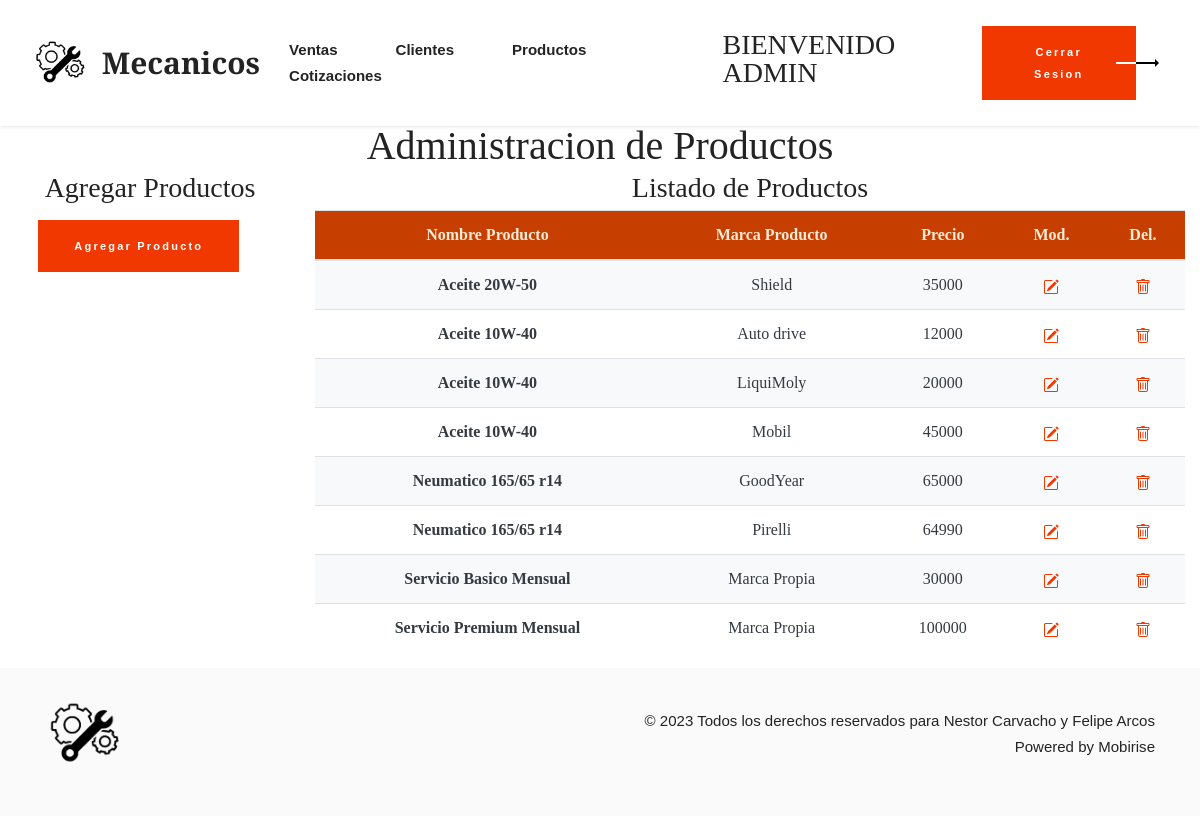
Page /vistaAdminProductos/ (signed in) on the committed database.
### mecanicosDuoc/models.py (models this page shows, shortened)
class Producto(models.Model):
    id_producto = models.AutoField(primary_key=True,
                                     verbose_name='id producto')
    nombreProducto = models.CharField(max_length=80,
                              verbose_name='Nombre Producto')
    marcaProducto = models.CharField(max_length=80,
                              verbose_name='Marca Producto')
    Precio = models.IntegerField(verbose_name='Precio')
    foto = models.ImageField(upload_to='core/img/', default='core/img/logobueno.png')
    favorito = models.BooleanField(default=False)

### mecanicosDuoc/views.py (the view)
# urls.py: path("vistaAdminProductos/", vistaAdminProductos, name="vistaAdminProductos"),
@login_required
@permission_required('auth.view_user')
def vistaAdminProductos(request):
    productos = Producto.objects.all()
    datos = {
        'productos': productos
    }
    return render(request, 'core/vistaAdminProductos.html', {**datos})

### mecanicosDuoc/Context_proceso.py (called while the page is built)
def total_carrito(request):
    total = 0
    if request.user.is_authenticated:
        if "carrito" in request.session.keys():
            for key, value in request.session["carrito"].items():
                total += int(value["Precio"])*int(value["Cantidad"])
    return {"total_carrito": total}

### mecanicosDuoc/templates/core/vistaAdminProductos.html (shortened to what this page needs)
{% load static %}
<!DOCTYPE html>
<html class="desktop mbr-site-loaded">
<head>
	<link rel="stylesheet" href="{% static 'core/css/assets/style_icons.css'%}">
	<link rel="stylesheet" href="{% static 'core/css/assets/tether.min.css'%}">
	<link rel="stylesheet" href="{% static 'core/css/assets/bootstrap.min.css'%}">
	<link rel="stylesheet" href="{% static 'core/css/assets/bootstrap-grid.min.css'%}">
	<link rel="stylesheet" href="{% static 'core/css/assets/bootstrap-reboot.min.css'%}">
	<link rel="stylesheet" href="{% static 'core/css/dropdown/style.css'%}">
	<link rel="stylesheet" href="{% static 'core/css/animatecss/animate.css'%}">
	<link rel="stylesheet" href="{% static 'core/css/formstyler/jquery.formstyler.css'%}">
	<link rel="stylesheet" href="{% static 'core/css/formstyler/jquery.formstyler.theme.css'%}">
	<link rel="stylesheet" href="{% static 'core/css/datepicker/jquery.datetimepicker.min.css'%}">
	<link rel="stylesheet" href="{% static 'socicon/css/styles.css'%}">
	<link rel="stylesheet" href="{% static 'theme/css/style.css'%}">
	<link rel="stylesheet" href="{% static 'mobirise/css/mbr-additional.css'%}" type="text/css">
</head>
<body>
	<section class="menu menu1 cid-seJOMQZcpE" once="menu" id="menu1-0" data-sortbtn="btn-primary">
		<nav class="navbar navbar-dropdown navbar-expand-lg">
			<div class="container-fluid">
				<div class="collapse navbar-collapse justify-content-between w-100" id="navbarSupportedContent">
					<div class="navbar-brand d-lg-flex d-none">
						<span class="navbar-logo">
							<a href="{% url 'vistaAdminClientes' %}">
								<img src="{% static 'core/img/logobueno.png' %}" alt="" style="height: 3rem;">
							</a>
						</span>
						<span class="navbar-caption-wrap"><a class="navbar-caption text-black display-5"
								href="{% url 'vistaAdminClientes' %}">Mecanicos</a></span>
					</div>
					<ul class="navbar-nav nav-dropdown" data-app-modern-menu="true">
						<li class="nav-item"><a class="nav-link link text-black mbr-semibold text-primary display-7"
							href="{% url 'vistaAdminVentas' %}">Ventas</a></li>
						<li class="nav-item"><a class="nav-link link text-black mbr-semibold text-primary display-7"
								href="{% url 'vistaAdminClientes' %}">Clientes</a>
						</li>
						<li class="nav-item"><a class="nav-link link text-black mbr-semibold text-primary display-7"
								href="{% url 'vistaAdminProductos' %}">Productos</a></li>
						<li class="nav-item"><a class="nav-link link text-black mbr-semibold text-primary display-7"
								href="{% url 'vistaAdminCotizacion' %}">Cotizaciones</a></li>
					</ul>
					<h3>BIENVENIDO {{user.username | upper}}</h3>
					<div class="d-flex align-items-center justify-content-center flex-column flex-sm-row">
						<div class="navbar-buttons mbr-section-btn"><a class="btn btn-primary display-4"
								href="{% url 'logout' %}" id="modalbtn">
								Cerrar Sesion</a></div>
					</div>
				</div>
			</div>
		</nav>
	</section>
	<section class="align-items-center">
		<div class="row-10 text-center">
			<div class="col-12">
				<div class="row justify-content-md-center">
					<div class="col-12">
						<h1>Administracion de Productos</h1>
					</div>
					<div class="col-sm-3">
						<div>
							<h3>Agregar Productos</h3>
						</div>
						<div>
							<a class="btn btn-primary display-4" href="{% url 'agregar_producto' %}">Agregar
								Producto</a>
						</div>
					</div>
					<div class="col-sm-9">
						<div>
							<h3>Listado de Productos</h3>
						</div>
						<table class="table" id="tablaProductos">
							<thead style="background-color: rgb(199, 63, 0); color: antiquewhite">
								<tr>
									<th scope="col">Nombre Producto</th>
									<th scope="col">Marca Producto</th>
									<th scope="col">Precio</th>
									<th scope="col">Mod.</th>
									<th scope="col">Del.</th>
								</tr>
							</thead>
							<tbody>
								{% for prod in productos %}
								<tr class="{% cycle 'bg-light text-dark' 'bg-white text-dark' %}">
									<th scope="col">{{prod.nombreProducto}}</th>
									<td scope="col">{{prod.marcaProducto}}</td>
									<td scope="col">{{prod.Precio}}</td>
									<td scope="col">
										<a href="{% url 'editar_producto' id_producto=prod.id_producto %}">
										</a>
									</td>
									<td scope="col">
										<a href="{% url 'eliminar_producto' id_producto=prod.id_producto %}">
										</a>
									</td>
								</tr>
								{% endfor %}
							</tbody>
						</table>
					</div>
				</div>
			</div>
		</div>
	</section>
	<footer class="footer1 cid-seJPkxJz4T" once="footers" id="footer1-9" data-sortbtn="btn-primary">
		<div class="container">
			<div class="media-container-row">
				<div class="footer-logo">
					<a href="#" class="">
						<img src="{% static 'core/img/logobueno.png'%}" alt="" style="width: 5rem;">
					</a>
				</div>
				<p class="mbr-text mb-0 mbr-fonts-style row-copyright mbr-dark align-center display-7">
					© 2023 Todos los derechos reservados para Nestor Carvacho y Felipe Arcos <br>Powered by Mobirise
				</p>
			</div>
		</div>
	</footer>
</body>
</html>

### mecanicosDuoc/static/core/css/dropdown/style.css (style rules this page uses)
.navbar-dropdown { left: 0; padding: 0; position: absolute; right: 0; top: 0; transition: all 0.45s ease; z-index: 1030; background: #282828; }
.navbar-dropdown .navbar-logo { margin-right: 0.8rem; transition: margin 0.3s ease-in-out; vertical-align: middle; }
.navbar-dropdown .navbar-logo img { height: 3.125rem; transition: all 0.3s ease-in-out; }
.navbar-dropdown .navbar-caption { font-weight: 700; white-space: normal; vertical-align: -4px; line-height: 3.125rem !important; }
.navbar-dropdown .navbar-caption, .navbar-dropdown .navbar-caption:hover { color: inherit; text-decoration: none; }
.navbar-dropdown .navbar-brand span { vertical-align: -4px; }
.nav-dropdown { font-size: 0.75rem; font-weight: 500; height: auto !important; }
.nav-dropdown .link { margin: 0.667em 1.667em; font-weight: 500; padding: 0; transition: color 0.2s ease-in-out; }
.nav-dropdown .link::after, .nav-dropdown .dropdown-item::after { color: inherit; }

### mecanicosDuoc/static/theme/css/style.css (style rules this page uses)
section { background-color: #ffffff; }
body { font-style: normal; line-height: 1.5; font-weight: 400; color: #232323; position: relative; }
section, .container, .container-fluid { position: relative; word-wrap: break-word; }
a { font-style: normal; font-weight: 400; cursor: pointer; }
a, a:hover { text-decoration: none; }
.mbr-text { font-style: normal; line-height: 1.7; }
h1, h2, h3, h4, h5, h6, .display-1, .display-2, .display-4, .display-5, .display-7, span, p, a { line-height: 1; word-break: break-word; word-wrap: break-word; font-weight: 400; }
section { background-position: 50% 50%; background-repeat: no-repeat; background-size: cover; }
.align-center { text-align: center; }
.mbr-semibold { font-weight: 500; }
.media-container-row { display: flex; flex-direction: row; flex-wrap: wrap; justify-content: center; align-content: center; align-items: start; }
@media (min-width: 992px) { .media-container-row { flex-wrap: nowrap; } }
img, iframe { display: block; width: 100%; }
.mbr-section-btn { margin-left: -0.6rem; margin-right: -0.6rem; font-size: 0; }
.btn { letter-spacing: 2.2px; font-weight: 600; border-width: 0px; border-radius: 0; font-style: normal; margin: 0.6rem 2rem 0.6rem 0.6rem; white-space: normal; transition: all 0.2s ease-in-out; display: inline-flex; align-items: center; justify-content: center; word-break: break-word; }
nav .mbr-section-btn { margin-left: 0rem; margin-right: 0rem; }
.menu .navbar-brand { display: -webkit-flex; }
.menu .navbar-brand span { display: flex; display: -webkit-flex; }
.menu .navbar-brand .navbar-caption-wrap { display: -webkit-flex; }
.menu .navbar-brand .navbar-logo img { display: -webkit-flex; }
@media (min-width: 992px) { .menu .navbar-nav.nav-dropdown { display: -webkit-flex; } }
.navbar { display: -webkit-flex; -webkit-flex-wrap: wrap; -webkit-align-items: center; -webkit-justify-content: space-between; }
.navbar-collapse { -webkit-flex-basis: 100%; -webkit-flex-grow: 1; -webkit-align-items: center; }
.nav-dropdown .link { padding: 0.667em 1.667em !important; margin: 0 !important; }
.row { display: -webkit-flex; -webkit-flex-wrap: wrap; }
.justify-content-center { -webkit-justify-content: center; }
html, body { height: auto; min-height: 100vh; }
ul, ol, pre, blockquote { margin-bottom: 2.3125rem; }
@media (min-width: 768px) { .container-fluid { padding-left: 32px; padding-right: 32px; } }

### rows in the picture
Producto: nombreProducto "Aceite 20W-50", marcaProducto "Shield", Precio "35000"
Producto: nombreProducto "Aceite 10W-40", marcaProducto "Auto drive", Precio "12000"
Producto: nombreProducto "Aceite 10W-40", marcaProducto "LiquiMoly", Precio "20000"
Producto: nombreProducto "Aceite 10W-40", marcaProducto "Mobil", Precio "45000"
Producto: nombreProducto "Neumatico 165/65 r14", marcaProducto "GoodYear", Precio "65000"
Producto: nombreProducto "Neumatico 165/65 r14", marcaProducto "Pirelli", Precio "64990"
Producto: nombreProducto "Servicio Basico Mensual", marcaProducto "Marca Propia", Precio "30000"
Producto: nombreProducto "Servicio Premium Mensual", marcaProducto "Marca Propia", Precio "100000"

### other values in the picture
{{ user.username | upper }} "ADMIN"
